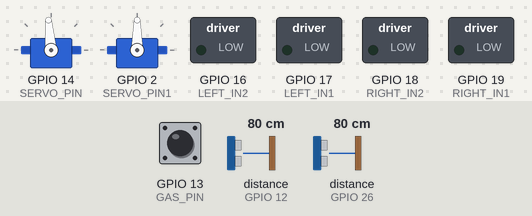
Recording of a sketch running on a simulated ESP32. Shown: 2 × servo, switched loads named in the sketch (green lamp = pin HIGH). Inputs (shaded band) come from the test bench; at power-on: distance to the obstacle (sensors on GPIO 12, GPIO 26) 80 cm, GPIO 13 (GAS_PIN) HIGH (analog values on the 0–4095 scale). The echo pulse lasts 58.3 µs per cm; what the sketch prints to the serial monitor is not drawn.

Above: at 2.9 s.
3.0 s: distance to the obstacle (sensor on GPIO 12) set to 5 cm
4.5 s: distance to the obstacle (sensor on GPIO 12) set to 2 cm
At 5.8 s:
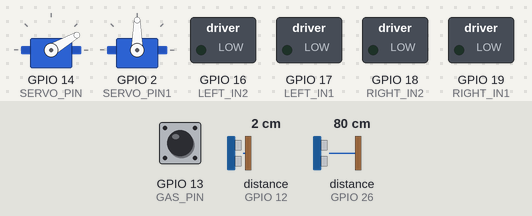
10.0 s: distance to the obstacle (sensor on GPIO 26) set to 17 cm
11.7 s: distance to the obstacle (sensor on GPIO 26) set to 13 cm
At 12.9 s:
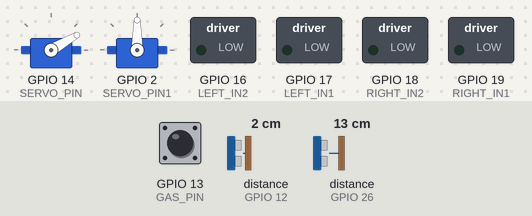
13.2 s: distance to the obstacle (sensor on GPIO 26) set to 18 cm
At 16.9 s:
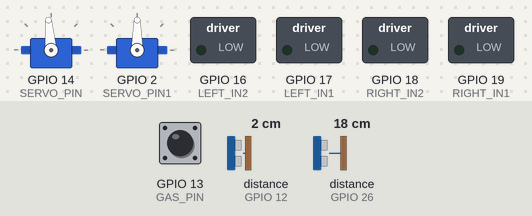
Timing chart, 0 to 17.2 s (numbered marks = the images above; inputs shaded):
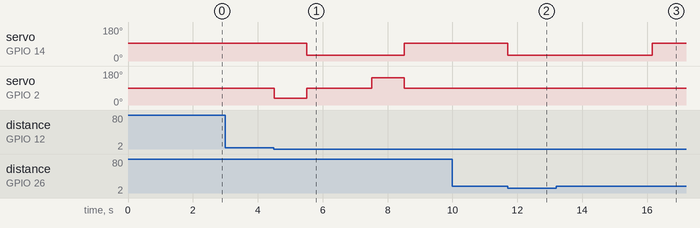

Measured:
- the behaviour switches between 4 and 3 cm on distance to the obstacle (sensor on GPIO 12) (found by bisection; images 0 and 1)
- after the input at 3.0 s, every drawn part: stays the same
- after the input at 4.5 s, servo on GPIO 14 (SERVO_PIN): 95° → 30° after 1.0 s, → 95° 3.0 s later; servo on GPIO 2 (SERVO_PIN1): 90° → 35° at once, → 90° 1.0 s later, → 145° 2.0 s later, → 90° 1.0 s later
- after the input at 10.0 s, every drawn part: stays the same
- after the input at 11.7 s, servo on GPIO 14 (SERVO_PIN): 95° → 30° at once
- after the input at 13.2 s, servo on GPIO 14 (SERVO_PIN): 30° → 95° after 3.0 s

The sketch:

CODE.ino
```cpp
/*
 * ESP32 Line Following Robot
 * Features: Gas Start, Hand-Swipe Start (New Sonar), Auto-Dustbin, Instant Stop
 */

#include <ESP32Servo.h>
#include <NewPing.h>

// ==================== PIN MAP ====================
// --- LFR Pins ---
const int irPins[6] = { 33, 32, 35, 34, 39, 36 };
#define LEFT_IN1 17
#define LEFT_IN2 16
#define RIGHT_IN1 19
#define RIGHT_IN2 18

// --- Dustbin Pins ---
#define DUST_TRIG 27
#define DUST_ECHO 26
#define SERVO_PIN 14
#define SERVO_PIN1 2

// --- Start Sensors (Gas & New Sonar) ---
#define GAS_PIN 13
#define START_TRIG 25  // NEW: Start Sensor Trigger
#define START_ECHO 12  // NEW: Changed from 33 to 21 to prevent IR conflict!

// ==================== TUNING ====================
const int THRESHOLD = 2000;

const int maxSpeed = 150;
const int baseSpeed = 100;

float Kp = 3.0;
float Ki = 0.0;
float Kd = 10.0;

// ==================== GLOBALS ====================
// --- LFR Globals ---
float error = 0;
float lastError = 0;
float integral = 0;

// --- State Machine Globals ---
bool isActivated = false;
bool robotFinished = false;

// --- Sonar Setup ---
#define MAX_DISTANCE 200
NewPing sonarDustbin(DUST_TRIG, DUST_ECHO, MAX_DISTANCE);
NewPing sonarStart(START_TRIG, START_ECHO, MAX_DISTANCE);

Servo dustH;
Servo dustB;
unsigned long dustbinOpenTime = 0;
unsigned long lastDustbinPing = 0;
unsigned long lastStartPing = 25; // Offset by 25ms to prevent sensor cross-talk
bool isDustbinOpen = false;
const unsigned long openDuration = 3000;
bool a  = true;
// ==================== MOTOR CONTROL ====================
void setLeftMotor(int speed) {
  speed = constrain(speed, -maxSpeed, maxSpeed);
  if (speed >= 0) {
    analogWrite(LEFT_IN1, speed);
    analogWrite(LEFT_IN2, 0);
  } else {
    analogWrite(LEFT_IN1, 0);
    analogWrite(LEFT_IN2, -speed);
  }
}

void setRightMotor(int speed) {
  speed = constrain(speed, -maxSpeed, maxSpeed);
  if (speed >= 0) {
    analogWrite(RIGHT_IN1, speed);
    analogWrite(RIGHT_IN2, 0);
  } else {
    analogWrite(RIGHT_IN1, 0);
    analogWrite(RIGHT_IN2, -speed);
  }
}

void motor(int left, int right) {
  setLeftMotor(left);
  setRightMotor(right);
}

void stopMotors() {
  motor(0, 0);
}

// ==================== SENSOR READ ====================
void calculateError() {
  int activeSensors = 0;
  long weightedSum = 0;

  for (int i = 0; i < 6; i++) {
    int v = analogRead(irPins[i]);
    int isLine = (v > THRESHOLD) ? 1 : 0;

    activeSensors += isLine;
    weightedSum += isLine * (i * 1000);
  }

  // --- INSTANT Stop Condition ---
  if (activeSensors == 6) {
    robotFinished = true;
    isActivated = false;
  }

  // --- Normal PID Math ---
  if (activeSensors != 0) {
    float position = (float)weightedSum / (float)activeSensors;
    error = (position - 2500.0) / 100.0;
  } else {
    if (lastError > 0) error = 25.0;
    else if (lastError < 0) error = -25.0;
    else error = 0;
  }
}

// ==================== PID CONTROL ====================
void pidLFR() {
  calculateError();

  if (robotFinished) {
    stopMotors();
    return;
  }

  float P = error;
  integral += error;
  float D = error - lastError;
  integral = constrain(integral, -100, 100);

  float pidValue = (Kp * P) + (Ki * integral) + (Kd * D);
  lastError = error;

  int leftSpeed = baseSpeed + pidValue;
  int rightSpeed = baseSpeed - pidValue;

  leftSpeed = constrain(leftSpeed, -maxSpeed, maxSpeed);
  rightSpeed = constrain(rightSpeed, -maxSpeed, maxSpeed);

  motor(leftSpeed, rightSpeed);
  delay(20);
}

// ==================== DUSTBIN CONTROL ====================
void handleDustbin() {
  if (millis() - lastDustbinPing >= 50) {
    lastDustbinPing = millis();
    int sensorS = sonarDustbin.ping_cm();

    if (sensorS > 0 && sensorS < 15) {
      if (!isDustbinOpen) {
        dustH.write(30);
        isDustbinOpen = true;
      }
      dustbinOpenTime = millis();
    }
  }

  if (isDustbinOpen && (millis() - dustbinOpenTime >= openDuration)) {
    dustH.write(95);
    isDustbinOpen = false;
  }
}

// ==================== NEW LFR START SENSOR ====================
void handleStartSensor() {
  // Check the new ultrasonic sensor every 50ms
  if (millis() - lastStartPing >= 50) {
    lastStartPing = millis();
    int startDist = sonarStart.ping_cm();

    // If an object is between 1cm and 3cm, turn ON the robot
    if (startDist > 0 && startDist <= 3 && !robotFinished) {
      isActivated = true;
    }
  }
}

// ==================== SETUP ====================
void setup() {
  Serial.begin(115200);
  delay(200);
  Serial.println("\n--- ESP32 Robot Starting ---");

  pinMode(LEFT_IN1, OUTPUT);
  pinMode(LEFT_IN2, OUTPUT);
  pinMode(RIGHT_IN1, OUTPUT);
  pinMode(RIGHT_IN2, OUTPUT);
  stopMotors();

  analogReadResolution(12);
  analogSetAttenuation(ADC_11db);

  dustH.attach(SERVO_PIN);
  dustB.attach(SERVO_PIN1);
  dustH.write(95);
  pinMode(GAS_PIN, INPUT);

  delay(1500);
}

// ==================== MAIN LOOP ====================
void loop() {
  // 1. Dustbin always runs smoothly
  handleDustbin();

  // 2. Check the new Hand-Swipe Start Sensor
  handleStartSensor();

  // 3. Watch for Gas Trigger
  if (digitalRead(GAS_PIN) == LOW && !robotFinished) {
    isActivated = true;
  }

  // 4. Decide what the motors should do
  if (robotFinished) {
    stopMotors(); // End of the line reached, stay stopped forever
    if (a == true) {
      dustB.write(35);  // Full speed forward
      delay(1000);      // Let it spin for 1 second

      // 2. STOP
      dustB.write(90);  // Stop command
      dustH.write(30);
      delay(2000);

      dustB.write(145);  // Full speed forward
      delay(1000);       // Let it spin for 1 second

      // 2. STOP
      dustB.write(90);  // Stop command
      dustH.write(95);
      delay(2000);
      a = false;
    }
  }
  else if (isActivated) {
    pidLFR();     // Gas or Hand triggered the robot, keep driving!
  }
  else {
    stopMotors(); // Waiting for the very first gas or hand trigger
  }
}
```
